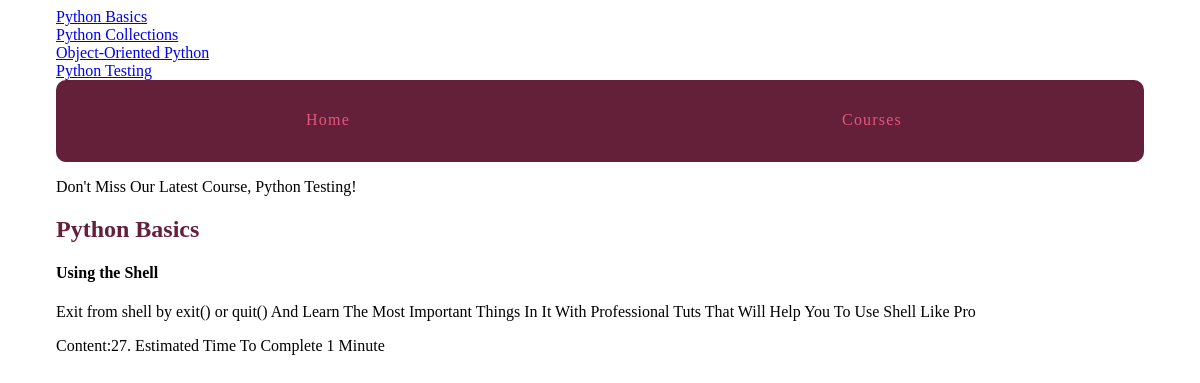
Page /courses/1/2 on the committed database.
### courses/models.py (models this page shows, shortened)
class Course(models.Model):
	created_at = models.DateTimeField(auto_now_add=True)
	title = models.CharField(max_length=255)
	description = models.TextField()
	def __str__(self):
		return self.title

class Step(models.Model):
	title = models.CharField(max_length=255)
	description = models.TextField()
	content = models.TextField(blank=True, default='')
	order = models.IntegerField(default=0)
	course = models.ForeignKey(Course)
	class Meta:
		ordering = ['order', ]

### courses/views.py (the view)
# urls.py: url(r'(?P<course_pk>\d+)/(?P<step_pk>\d+)', views.step_detail, name='step'),
def step_detail(request, course_pk, step_pk):
	step = get_object_or_404(Step, course_id=course_pk, pk=step_pk)
	return render(request, 'courses/step_detail.html', {'step':step})

### courses/templatetags/course_extras.py (called while the page is built)
@register.simple_tag
def newest_course():
	return Course.objects.latest('created_at')

@register.inclusion_tag('courses/course_nav.html')
def nav_courses_list():
	courses = Course.objects.all()
	return {'courses': courses}

@register.filter('time_estimate')
def time_estimate(word_count):
	minutes = round(word_count/20)
	return minutes

### courses/templates/courses/step_detail.html (shortened to what this page needs)
{% extends 'layout.html' %}
{% load course_extras %}
{% block content %}
<article>
	<h2><a href="{% url 'courses:detail' pk=step.course.pk %}">{{ step.course.title }}</a></h2>
	<h4>{{ step.title }}</h4>
	{% with con=step.content %}
	{{ con|linebreaks }}Content:{{ con|wordcount }}. Estimated Time To Complete {{ con|wordcount|time_estimate }} Minute{{ con|wordcount|time_estimate|pluralize }}
	{% endwith %}
</article>
{% endblock %}

### templates/layout.html (shortened to what this page needs)
{% load static from staticfiles %}
{% load course_extras %}
<!DOCTYPE html>
<html>
	<head>
		<link rel='stylesheet' href="{% static 'css/layout.css' %}">
	</head>
	<body>
	<div class='site-container'>
		<div>{% nav_courses_list %}
		<nav>
			<a href="{% url 'views.hello_world' %}">Home</a>
			<a href="{% url 'courses:list' %}">Courses</a>
		</nav>
	<p>Don't Miss Our Latest Course, {% newest_course %}!</p>
	{% block content %}{% endblock content %}
	</div>
	</body>
</html>

### courses/templates/courses/course_nav.html
{% for course in courses %}
	<div><a href="{% url 'courses:detail' pk=course.pk %}" >{{ course.title }}</a></div>
{% endfor %}

### assets/css/layout.css (style rules this page uses)
html { box-sizing: border-box; }
*, *::after, *::before { box-sizing: inherit; }
.site-container { max-width: 68em; margin-left: auto; margin-right: auto; }
.site-container::after { clear: both; content: ""; display: table; }
.site-container nav { width: 100%; display: table; width: 100%; table-layout: fixed; border-bottom-left-radius: 10px; border-bottom-right-radius: 10px; border-top-left-radius: 10px; border-top-right-radius: 10px; border-bottom-left-radius: 10px; border-top-left-radius: 10px; border-bottom-right-radius: 10px; border-top-right-radius: 10px; background-color: #642039; margin-bottom: 1em; overflow: hidden; }
.site-container nav a { display: table-cell; width: 8.33333%; padding: 10px; border-bottom: 2px solid #642039; color: #e6557e; letter-spacing: 0.075em; line-height: 60px; text-align: center; text-decoration: none; }
article h2 a, article h3 a { color: #642039; text-decoration: none; }

### rows in the picture
Course: title "Python Basics"
Course: title "Python Collections"
Course: title "Object-Oriented Python"
Course: title "Python Testing"
Step: course "Python Basics", title "Using the Shell", content "Exit from shell by exit() or quit() And Learn The Most Important Things In It With Professional Tuts That Will Help You To Use Shell Like Pro", content "27", content "1"
